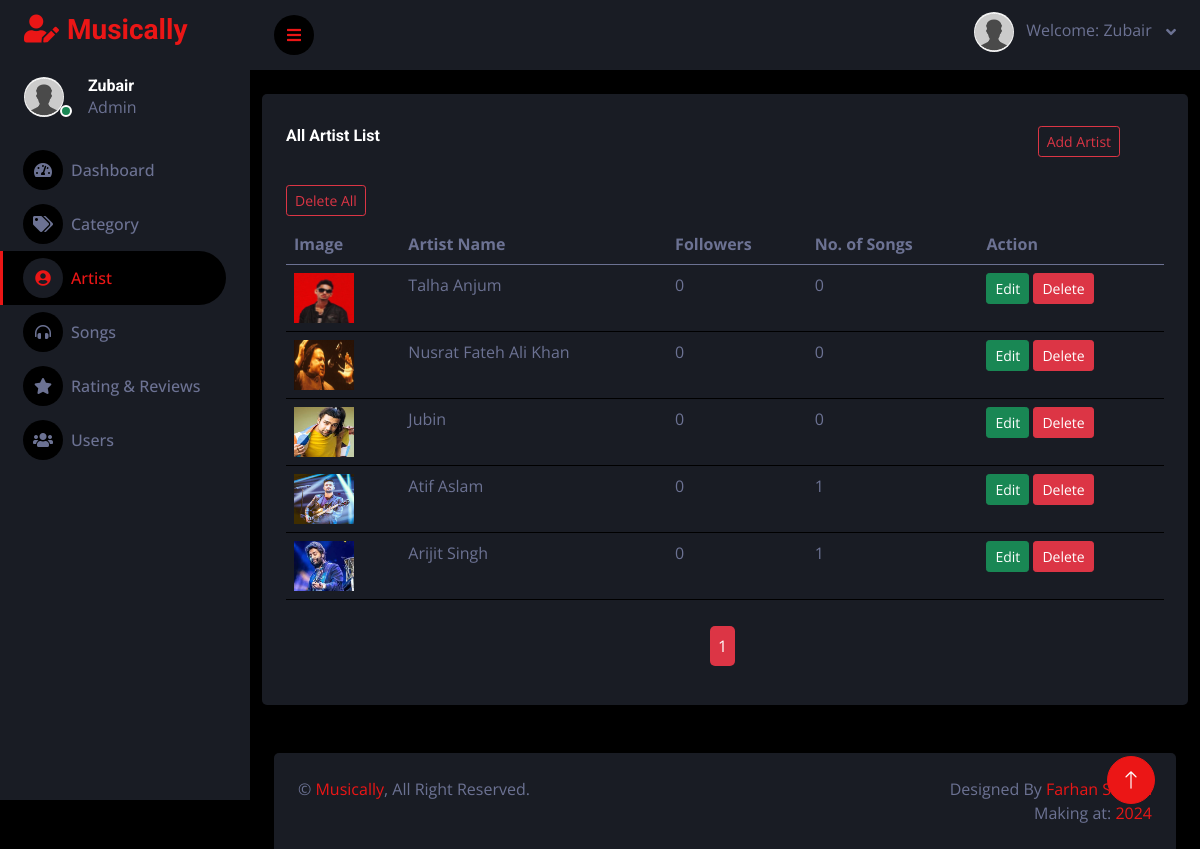
Page /artist.php (signed in) on the committed database.
### tables this page shows
CREATE TABLE IF NOT EXISTS `artist` (
  `artist_id` int NOT NULL AUTO_INCREMENT,
  `artist_name` varchar(255) NOT NULL,
  `post` varchar(255) NOT NULL,
  `image` varchar(255) NOT NULL,
  `followers` bigint DEFAULT NULL,
  `category_id` int DEFAULT NULL,
  PRIMARY KEY (`artist_id`)
);

### artist.php (the view, shortened to what this page needs)
<?php
require("config.php");
require("header.php");
?>
<div class="container my-4">
    <div class="row">
        <div class="col-xl-12">
            <div class="bg-secondary rounded h-100 p-4">
                <div class="row">
                    <div class="col-md-10 my-2">
                        <h6 class="mb-4">All Artist List</h6>
                    </div>
                    <div class="col-md-2 my-2">
                        <a href="add-artist.php" class="btn btn-sm btn-outline-danger">Add Artist</a>
                    </div>
                    <div class="col-md-2 my-2">
                                <button class="btn btn-sm btn-outline-danger" onclick="confirmDeleteAll()">Delete All</button>
                    </div>
                </div>
                <div class="table-responsive">
                    <table class="table">
                        <thead>
                            <tr>
                                <th scope="col">Image</th>
                                <th scope="col">Artist Name</th>
                                <th scope="col">Followers</th>
                                <th scope="col">No. of Songs</th>
                                <th scope="col">Action</th>
                            </tr>
                        </thead>
                        <tbody>
                            <?php
                             $limit = 10;
                             if (isset($_GET['page'])) {
                                 $page = $_GET['page'];
                             }else{
                                $page = 1;
                             }
                             $offset = ($page - 1) * $limit;
                             $sql = "SELECT * FROM `artist` ORDER BY artist_name DESC LIMIT {$offset}, {$limit}";
                            $res = mysqli_query($con, $sql);
                            if (mysqli_num_rows($res) > 0) {
                                while ($row = mysqli_fetch_assoc($res)) {
                            ?>
                            <tr>
                                <th scope="row">
                                    <img src="uploads/<?php echo htmlspecialchars($row['image']); ?>" alt=""
                                        style="width: 60px; height: 50px; ">
                                </th>
                                <td>
                                    <?php echo htmlspecialchars($row['artist_name']); ?>
                                </td>
                                <td>
                                    <?php echo $row['followers'] ?? '0'; ?>
                                </td>
                                <td>
                                    <?php echo htmlspecialchars($row['post']); ?>
                                </td>
                                <td>
                                    <a href='update-artist.php?id=<?php echo $row['artist_id']; ?>' class="btn btn-sm
                                        btn-success">Edit</a>
                                        <button class="btn btn-sm btn-danger" onclick="confirmDelete(<?php echo $row['artist_id']; ?>)">Delete</button>
                                </td>
                            </tr>
                            <?php
                                }
                            } else {
                                echo "<tr ><td colspan='6' class='text-center mt-3'><h3 class='my-3'>No Artist found</h3></td></tr>";
                            }
                            ?>
                        </tbody>
                    </table>
                    <?php
                 $sql1 = "SELECT * FROM `artist`";
                 $res1 = mysqli_query($con,$sql1);
                 $row1 = mysqli_num_rows($res1);
                if($row1 > 0){
                    $total_record = $row1;
                    $total_pages = ceil($total_record / $limit);
                echo "<ul class='pagination admin-pagination'>";
                    for ($i=1; $i <= $total_pages ; $i++) {
                        if ($i == $page) {
                            $active ="active";
                        }else{
                            $active ="";
                        }
                    echo '<li class = '.$active.'><a href="artist.php?page='.$i.'" >'.$i.'</a></li>';
                }
                echo '</ul>';
                }
?>
                </div>
            </div>
        </div>
    </div>
</div>
<?php
require "footer.php";
?>

### header.php (shortened to what this page needs)
<?php
require("config.php");
$userId = $_SESSION['admin_id'];
$sql = "SELECT * FROM `admin` WHERE admin_id = '$userId'";
$res = mysqli_query($con, $sql);
$row = ($res && mysqli_num_rows($res) > 0) ? mysqli_fetch_assoc($res) : null;
$profileImage = !empty($row['profile_image']) ? 'uploads/' . htmlspecialchars($row['profile_image']) : 'img/null-user.jpg';
$username = !empty($row['username']) ? htmlspecialchars($row['username']) : 'Admin';
?>
<!DOCTYPE html>
<html lang="en">
<head>
    <link href="https://cdnjs.cloudflare.com/ajax/libs/font-awesome/5.10.0/css/all.min.css" rel="stylesheet">
    <link href="https://cdn.jsdelivr.net/npm/bootstrap-icons@1.4.1/font/bootstrap-icons.css" rel="stylesheet">
    <link href="lib/owlcarousel/assets/owl.carousel.min.css" rel="stylesheet">
    <link href="lib/tempusdominus/css/tempusdominus-bootstrap-4.min.css" rel="stylesheet" />
    <link rel="stylesheet" href="https://cdn.jsdelivr.net/npm/sweetalert2@11/dist/sweetalert2.min.css">
    <link href="css/bootstrap.min.css" rel="stylesheet">
    <link href="css/style.css" rel="stylesheet">
</head>
<body>
    <div class="container-fluid position-relative d-flex p-0">
        <div class="sidebar pe-4 pb-3">
            <nav class="navbar bg-secondary navbar-dark">
                <a href="index.php" class="navbar-brand mx-4 mb-3">
                    <h3 class="text-primary"><i class="fa fa-user-edit me-2"></i>Musically</h3>
                </a>
                <div class="d-flex align-items-center ms-4 mb-4">
                    <div class="position-relative">
                        <img class="rounded-circle me-lg-2" src="<?php echo $profileImage; ?>" alt="" style="width: 40px; height: 40px;">
                        <div class="bg-success rounded-circle border border-2 border-white position-absolute end-0 bottom-0 p-1"></div>
                    </div>
                    <div class="ms-3">
                        <a href="profile.php?id=<?php echo $row['admin_id'] ?>"><h6 class="mb-0"><?php echo $username; ?></h6></a>
                        <span>Admin</span>
                    </div>
                </div>
                <div class="navbar-nav w-100">
                    <a href="index.php" class="nav-item nav-link <?php echo (basename($_SERVER['PHP_SELF']) == 'index.php') ? 'active' : ''; ?>">
                        <i class="fa fa-tachometer-alt me-2"></i>Dashboard
                    </a>
                    <a href="category.php" class="nav-item nav-link <?php echo (basename($_SERVER['PHP_SELF']) == 'category.php') ? 'active' : ''; ?>">
                        <i class="fa fa-tags me-2"></i>Category
                    </a>
                    <a href="artist.php" class="nav-item nav-link <?php echo (basename($_SERVER['PHP_SELF']) == 'artist.php') ? 'active' : ''; ?>">
                        <i class="fa fa-user-circle me-2"></i>Artist
                    </a>
                    <a href="song.php" class="nav-item nav-link <?php echo (basename($_SERVER['PHP_SELF']) == 'song.php') ? 'active' : ''; ?>">
                        <i class="fa fa-headphones-alt me-2"></i>Songs
                    </a>
                    <a href="rating_reviews.php" class="nav-item nav-link <?php echo (basename($_SERVER['PHP_SELF']) == 'rating_reviews.php') ? 'active' : ''; ?>">
                        <i class="fa fa-star me-2"></i>Rating & Reviews
                    </a>
                    <a href="users.php" class="nav-item nav-link <?php echo (basename($_SERVER['PHP_SELF']) == 'users.php') ? 'active' : ''; ?>">
                        <i class="fa fa-users me-2"></i>Users
                    </a>
                </div>
            </nav>
        </div>
        <div class="content">
            <nav class="navbar navbar-expand bg-secondary navbar-dark sticky-top px-4 py-0">
                <a href="#" class="sidebar-toggler flex-shrink-0">
                    <i class="fa fa-bars"></i>
                </a>
                <div class="navbar-nav align-items-center ms-auto">
                    <div class="nav-item dropdown">
                        <a href="#" class="nav-link dropdown-toggle" data-bs-toggle="dropdown">
                            <img class="rounded-circle me-lg-2" src="<?php echo $profileImage; ?>" alt="" style="width: 40px; height: 40px;">
                            <span class="d-none d-lg-inline-flex">
                                <p>Welcome: <?php echo $username; ?></p>&nbsp;
                            </span>
                        </a>
                    </div>
                </div>
            </nav>

### css/style.css (style rules this page uses)
:root { --primary: #EB1616; --secondary: #191C24; --light: #6C7293; --dark: #000000; }
.admin-pagination { margin: 0; }
.admin-pagination li a { display: block; }
.pagination { display: block; text-align: center; margin: 5px; padding: 5px; }
.pagination li { display:inline-block; margin: 0 5px 0 0; padding: 5px; }
.pagination li a { border: none; background: #dc3545; color: #fff; padding: 8px; border-radius: 5px; }
.btn { transition: .5s; }
.sidebar { position: fixed; top: 0; left: 0; bottom: 0; width: 250px; height: 100vh; overflow-y: auto; background: var(--secondary); transition: 0.5s; z-index: 999; }
.content { margin-left: 250px; min-height: 100vh; background: var(--dark); transition: 0.5s; }
@media (min-width: 992px) { .sidebar { margin-left: 0; } }
@media (min-width: 992px) { .content { width: calc(100% - 250px); } }
.sidebar .navbar .navbar-nav .nav-link { padding: 7px 20px; color: var(--light); font-weight: 500; border-left: 3px solid var(--secondary); border-radius: 0 30px 30px 0; outline: none; }
.sidebar .navbar .navbar-nav .nav-link:hover, .sidebar .navbar .navbar-nav .nav-link.active { color: var(--primary); background: var(--dark); border-color: var(--primary); }
.sidebar .navbar .navbar-nav .nav-link i { width: 40px; height: 40px; display: inline-flex; align-items: center; justify-content: center; background: var(--dark); border-radius: 40px; }
.sidebar .navbar .navbar-nav .nav-link:hover i, .sidebar .navbar .navbar-nav .nav-link.active i { background: var(--secondary); }
.content .navbar .navbar-nav .nav-link { margin-left: 25px; padding: 12px 0; color: var(--light); outline: none; }
.content .navbar .sidebar-toggler, .content .navbar .navbar-nav .nav-link i { width: 40px; height: 40px; display: inline-flex; align-items: center; justify-content: center; background: var(--dark); border-radius: 40px; }
.content .navbar .dropdown-toggle::after { margin-left: 6px; vertical-align: middle; border: none; content: "\f107"; font-family: "Font Awesome 5 Free"; font-weight: 900; transition: .5s; }

### rows in the picture
artist: image (picture), artist_name "Talha Anjum", followers "0", post "0"
artist: image (picture), artist_name "Nusrat Fateh Ali Khan", followers "0", post "0"
artist: image (picture), artist_name "Jubin", followers "0", post "0"
artist: image (picture), artist_name "Atif Aslam", followers "0", post "1"
artist: image (picture), artist_name "Arijit Singh", followers "0", post "1"

### other values in the picture
$username "Zubair"
